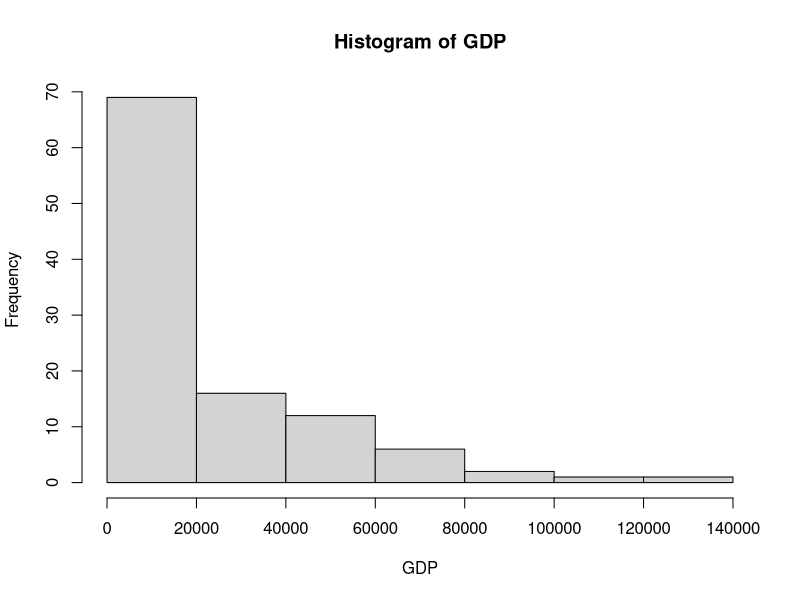
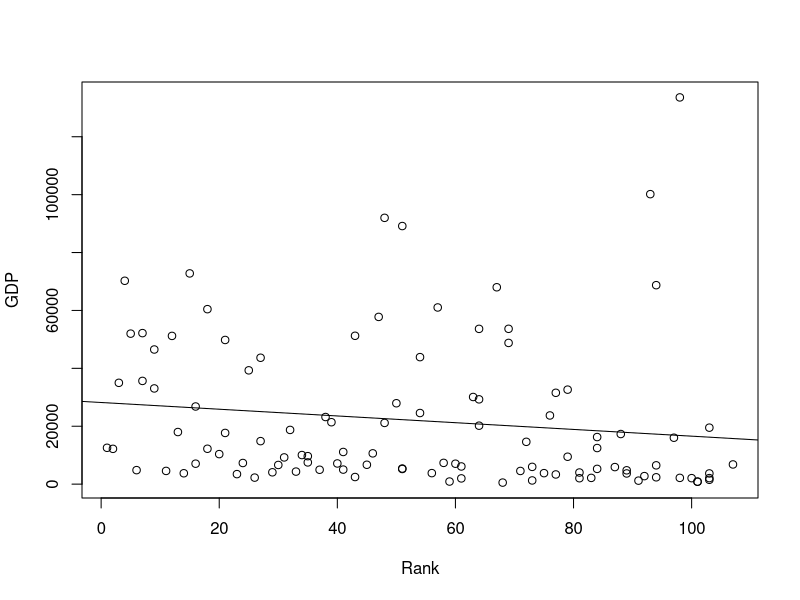
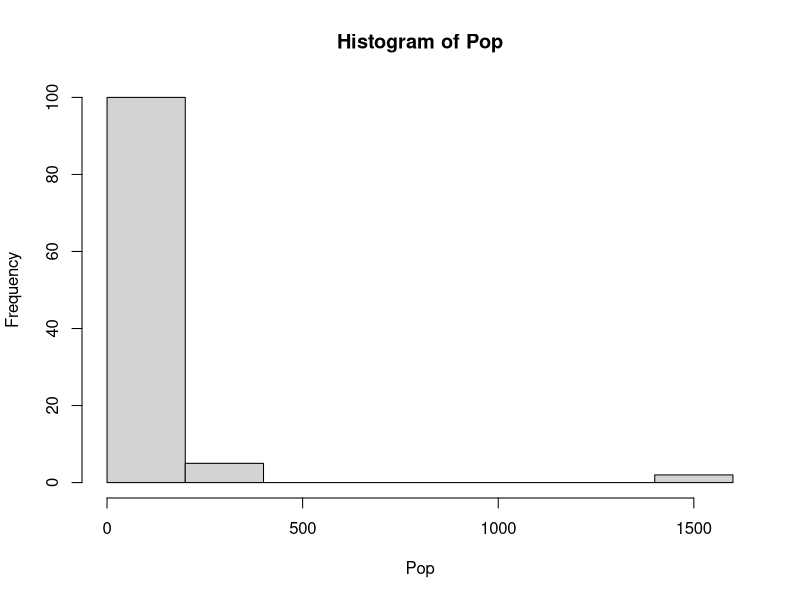
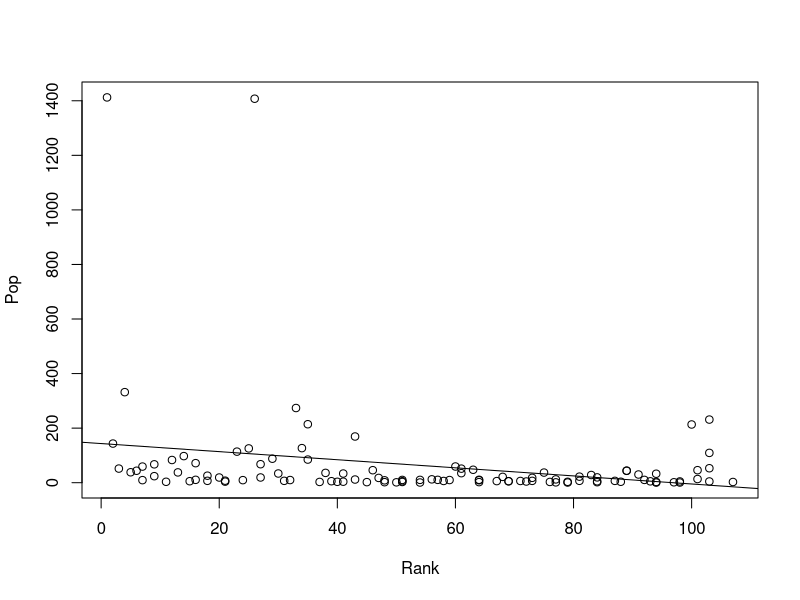
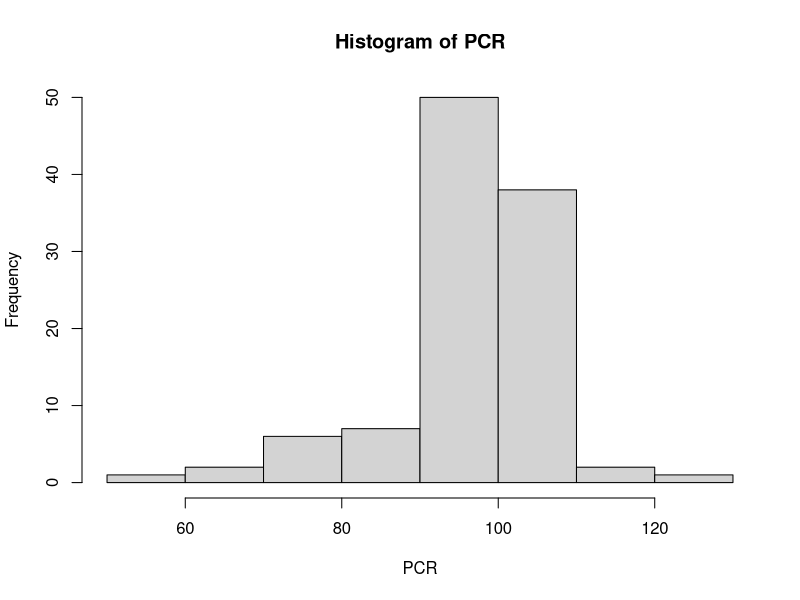
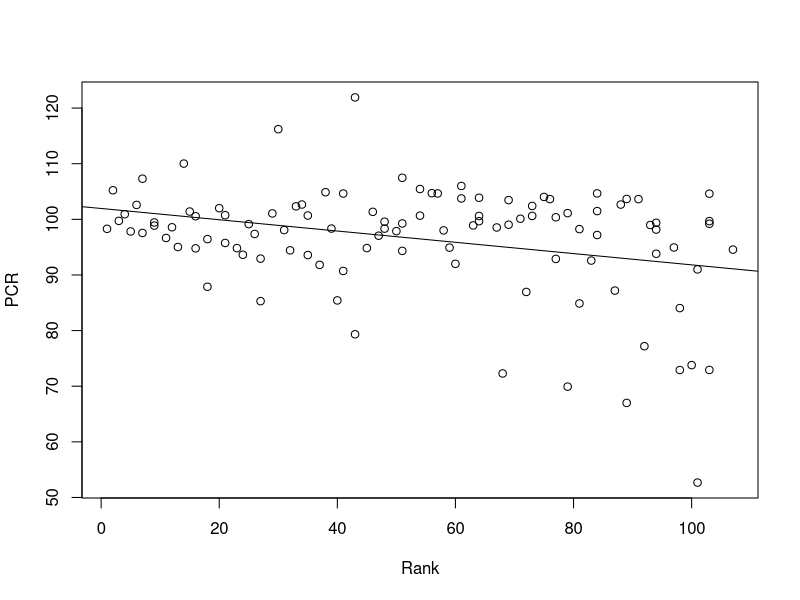

Reproduce these figures in R, in order.
setwd("D:/GitHub/Ekonometria1")
data = read.csv("test.csv", sep = ";")
attach(data)
head(data)
summary(data)

hist(GDP)
density(GDP)
cor(Rank, GDP)
plot(Rank,GDP)
model_GDP = lm(GDP~Rank)
abline(model_GDP)

hist(Pop)
density(Pop)
cor(Rank,Pop)
plot(Rank, Pop)
model_Pop = lm(Pop~Rank)
abline(model_Pop)

hist(PCR)
density(PCR)
cor(Rank,PCR)
plot(Rank, PCR)
model_PCR = lm(PCR~Rank)
abline(model_PCR)